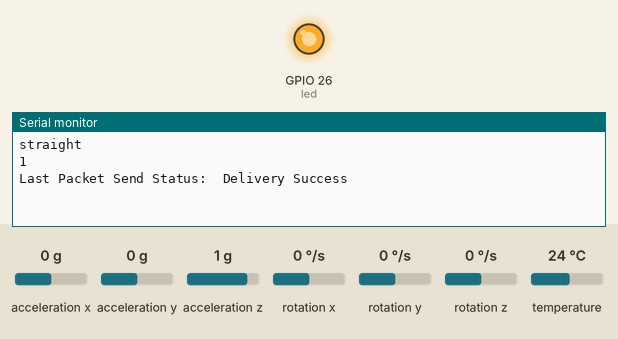
Recording of a sketch running on a simulated ESP32. Shown: output pins drawn as LEDs (lit = HIGH), the last lines printed to the serial monitor. The inputs (shaded band) are chosen by the test bench; at power-on: acceleration x 0 g, acceleration y 0 g, acceleration z 1 g, rotation x 0 °/s, rotation y 0 °/s, rotation z 0 °/s, temperature 24 °C.

Above: at 1.2 s.
1.3 s: acceleration x set to -0.8 g
At 1.6 s:
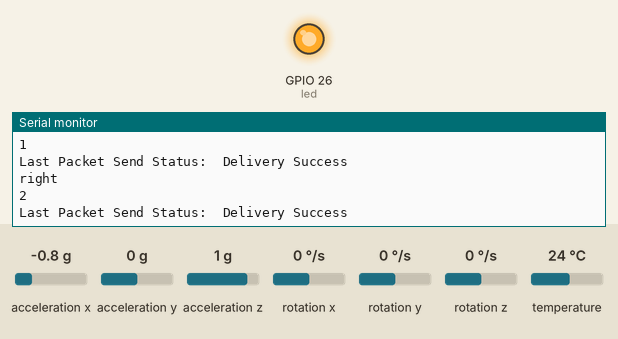
2.8 s: acceleration x set to 0.8 g
At 4.0 s:
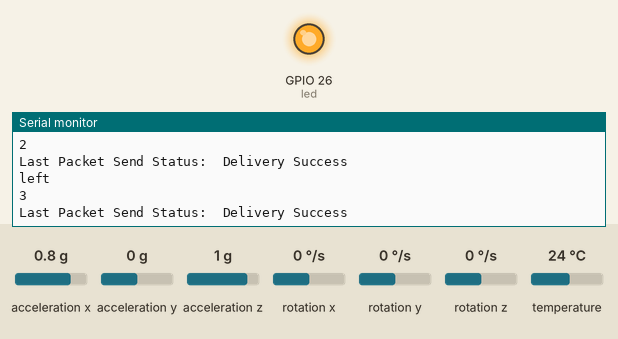

The sketch:

transmitter_code.ino
```cpp
//SENDER CODE

#include <Wire.h>
#include <Adafruit_MPU6050.h>
#include <esp_now.h>
#include <WiFi.h>

Adafruit_MPU6050 mpu;
int led = 26;
String condition = "";
int v = 0;
String newCondition = "";
int newV = 0;

// MAC address of the receiving ESP32
uint8_t broadcastAddress[] = {0x8C, 0xAA, 0xB5, 0x8B, 0xCD, 0x64};//8C:AA:B5:8B:CD:64


typedef struct struct_message {
  int b;
} struct_message;

// Create a struct_message called myData
struct_message myData;

esp_now_peer_info_t peerInfo;

// callback when data is sent
void OnDataSent(const uint8_t *mac_addr, esp_now_send_status_t status) {
  Serial.print("\r\nLast Packet Send Status:\t");
  Serial.println(status == ESP_NOW_SEND_SUCCESS ? "Delivery Success" : "Delivery Fail");
}

void setup() {
  Serial.begin(115200);
pinMode(led,OUTPUT);
digitalWrite(led,LOW);
  Wire.begin();

  if (!mpu.begin()) {
    Serial.println("Failed to find MPU6050");
    digitalWrite(led,LOW);
    while (1);
  }
digitalWrite(led,HIGH);
  mpu.setAccelerometerRange(MPU6050_RANGE_8_G);
  mpu.setGyroRange(MPU6050_RANGE_500_DEG);

// Set device as a Wi-Fi Station
  WiFi.mode(WIFI_STA);

  // Init ESP-NOW
  if (esp_now_init() != ESP_OK) {
    Serial.println("Error initializing ESP-NOW");
    return;
  }

  // Once ESPNow is successfully Init, we will register for Send CB to
  // get the status of Trasnmitted packet
  esp_now_register_send_cb(OnDataSent);

  // Register peer
  memcpy(peerInfo.peer_addr, broadcastAddress, 6);
  peerInfo.channel = 0;
  peerInfo.encrypt = false;

  // Add peer
  if (esp_now_add_peer(&peerInfo) != ESP_OK){
    Serial.println("Failed to add peer");
    return;
  }

  }


void loop() {
  sensors_event_t a, g, temp;

  mpu.getEvent(&a, &g, &temp);

  // Accelerometer values in m/s^2
  float accelX = a.acceleration.x;
  float accelY = a.acceleration.y;

  if (accelX >= -5 && accelX <= 5 && accelY >= -5 && accelY <= 5) {
    newCondition = "straight";
    newV = 1;
  } else if (accelX < -5 && accelX >= -10) {
    newCondition = "right";
    newV = 2;
  } else if (accelX > 5 && accelX <= 10) {
    newCondition = "left";
    newV = 3;
  } else if (accelY > 5 && accelY <= 10) {
    newCondition = "up";
    newV = 4;
  } else if (accelY < -5 && accelY >= -10) {
    newCondition = "down";
    newV = 5;
  }

  // Print only if the value changes
  if (newCondition != condition || newV != v) {
    condition = newCondition;
    v = newV;
    Serial.println(condition);
    Serial.println(v);
  myData.b = v;
    // Send message via ESP-NOW
  esp_err_t result = esp_now_send(broadcastAddress, (uint8_t *) &myData, sizeof(myData));

  if (result == ESP_OK) {
    //Serial.println("Sent with success");
  }
  else {
   // Serial.println("Error sending the data");
  }
  }

  delay(100);  // Adjust delay as needed
}
```

Measured:
- after the input at 1.3 s, the serial monitor: prints a new line at once (image 1)
- after the input at 2.8 s, the serial monitor: prints a new line after 0.07 s (image 2)
